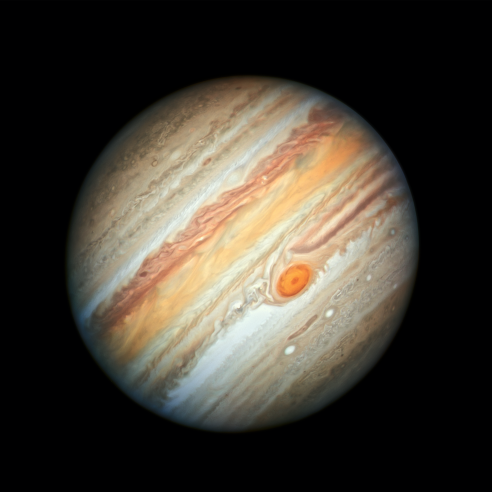
#> input picture Telescope_Simulator/Hubble_Jupiter_image.png, 984 x 984 px (shown at 1/2 size)
$ python Telescope_simulator.py
#> lines starting #> are read from the running program, lines starting #| are printed output that depends on the picture
import numpy as np
import matplotlib.pyplot as plt
import MegaScreen as M
from scipy.fftpack import fft
import imageio
import os
from PIL import Image
from scipy import signal
from scipy import interpolate
import warnings

warnings.filterwarnings("ignore")


def Sum2d(a):
    """"Sum over the rightmost two dimensions of an array of dimension >= 2"""
    return (np.sum(np.sum(a, -1), -1))


def fried_parameter_cm(wavelength, arcseconds_of_seeing_500nm=1., zenith_angle_deg=0.):
    """return Fried parameter r0 in cm calculation taken from DFB Practical optical interferometry p58.
    Find constant of proportionality k using given r0=10cm at 500nm for 1 arcsecond seeing @500nm"""
    r0_500nm_cm = (500e-9/(arcseconds_of_seeing_500nm*(np.pi/(180*3600))))*100
    k = r0_500nm_cm/(500e-9)**(6./5)
    r00 = k*wavelength**(6./5.)
    zenith_angle_rad = np.radians(zenith_angle_deg)
    r0z = r00 * np.cos(zenith_angle_rad)**(3/5.)  # p60 DFB POI
    return r0z


def Circ_Aperture_Mask(propagator_size):
    """
    Returns a square 2D array with dimensions propagator_size, and a circular mask with diameter the
    length of the input array
    """

    x = np.arange(0, propagator_size)
    y = np.arange(0, propagator_size)
    arr = np.zeros((y.size, x.size))
    diam = propagator_size
    r = diam/2

    # The two lines below could be merged, but I stored the mask
    # for code clarity.
    mask = (x[np.newaxis, :]-propagator_size/2)**2 + \
        (y[:, np.newaxis]-propagator_size/2)**2 < r**2
    arr[mask] = 1.

    return arr


def quick_complex_pupil(phaseScreen, array_to_propgate_size):
    """
    Takes in the 2D phase screen, converts it to a complex amplitude and returns it
    """

    # gets the dimension of the square phase screen grid
    propagator_size = len(phaseScreen)
    telescope_wavefront = np.exp(1j*phaseScreen)
    # complex amplitude with A = 1 inside UT aperture, 0 outside. Note, if "telescope_diameter_m" in "temporalPhaseScreens" is the size of the telescope aperture "mask_size_fraction" here should be = 1
    initial_pupil = Circ_Aperture_Mask(propagator_size)*telescope_wavefront

    # DM padding
    pad_left, pad_right = int(np.floor(array_to_propgate_size/2 - initial_pupil.shape[1]/2)), int(
        np.ceil(array_to_propgate_size/2 - initial_pupil.shape[1]/2))
    pad_up, pad_down = int(np.floor(array_to_propgate_size/2 - initial_pupil.shape[0]/2)), int(
        np.ceil(array_to_propgate_size/2 - initial_pupil.shape[0]/2))

    thisPupil = np.pad(initial_pupil, pad_width=((pad_left, pad_right), (pad_up, pad_down)), mode='constant')

    return thisPupil


def Focus_beam(Collimated_Pupil, pad_width=0):
    """
    Takes the collimated pupil and transforms it to a psf via a Fourier transform
    """

    Collimated_Pupil_padded = np.pad(Collimated_Pupil, pad_width=int(pad_width), mode='constant')

    # must be complex amplitude going in here
    fshift = np.fft.fftshift(np.fft.fft2(np.fft.ifftshift(Collimated_Pupil_padded)))
    intensity_image = (np.abs(fshift))**2

    return intensity_image


def angular_to_physical_pixels(angular_pixel_size, focal_length):
    """
    Takes an angular pixel size in arcseconds/pixel ("/pixel) and converts it to meters/pixel
    or whatever the units of focal length is.
    """
    plate_scale = 206265/focal_length
    pixel_size_input_image = angular_pixel_size*(1/plate_scale)

    return pixel_size_input_image


if __name__ == '__main__':

    # Contained within the ## below are the parameters you can modify to alter the simulation:

    ##############################################

    # physical parameters
    # name of image, in quotation marks including file extension
    input_image_name = "Hubble_Jupiter_image.png"
    telescope_diameter_m = 203e-3  # in meters
    telescope_focal_length_m = 1.2*3  # in meters
    seeing_arcsec_500nm = 1.5  # in arcseconds
    zenith_angle_deg = 0  # in deg, zero being at the zenith
    atmosphere = False  # True or False, if True simulates atmospheric perturbations. If False simulates purely diffraction effects
    # arcseconds/pixel (need to calculate this based on angular size of object, number of pixels and scope plate scale) pixel size = "/pixel * 1/plate_scale
    angular_pixel_size_input_image = 0.05
    wavelength = 6000e-9  # in meters
    CCD_pixel_size = 2e-6  # in meters
    CCD_pixel_count = 700  # The pixel width of your simulated CCD

    # simulation parameters
    # number of psfs (and in turn output images) the run will generate
    Num_psfs_to_gen = 10
    pixels_per_ro = 30  # how well you wish to sample your phase screen

    ##############################################

    # open image to convolve
    im = Image.open(input_image_name)
#> im is the input picture: PIL image 984x984 RGB; mean R, G, B 65, 59.1, 50.1
    im_array = np.asarray(im)

    # makes image square if not square already by cropping
    if np.shape(im_array)[0] != np.shape(im_array)[1]:

        min_dim, max_dim = np.min((np.shape(im_array)[0], np.shape(im_array)[1])), np.max((np.shape(im_array)[0], np.shape(im_array)[1]))

        pixels_to_crop = max_dim - min_dim

        if np.shape(im_array)[0] > np.shape(im_array)[1]:
            left, right = 0, np.shape(im_array)[1]
            top, bottom = np.floor(pixels_to_crop/2), np.shape(im_array)[0] - np.ceil(pixels_to_crop/2)

        if np.shape(im_array)[0] < np.shape(im_array)[1]:
            left, right = np.floor(pixels_to_crop/2), np.shape(im_array)[1] - np.ceil(pixels_to_crop/2)
            top, bottom = 0, np.shape(im_array)[0]

        im = im.crop((left, top, right, bottom))

        im_array = np.asarray(im)

    # uncomment here to view the input image
    plt.imshow(im)
    plt.show()

    pixel_size_input_image = angular_to_physical_pixels(angular_pixel_size_input_image, telescope_focal_length_m)
    ideal_pixel_size_pupil = (wavelength*telescope_focal_length_m)/(len(im_array)*pixel_size_input_image)
#> ideal_pixel_size_pupil = 0.0252
    # print("pixel_size_input_image", pixel_size_input_image)

    r0_cm = fried_parameter_cm(wavelength, arcseconds_of_seeing_500nm=seeing_arcsec_500nm, zenith_angle_deg=zenith_angle_deg)
    telescope_aperture_width_pixels = int(np.ceil((pixels_per_ro/(r0_cm*0.01))*telescope_diameter_m))
    Pixel_size_pupil_plane = telescope_diameter_m/telescope_aperture_width_pixels

    print("telescope_aperture_width_pixels: ", telescope_aperture_width_pixels)

    # term in denominator is the gridwidth in the pupil plane, image plane psf MUST NOT be cropped Verified this is correct!
    pixel_size_psf_image_plane = (wavelength*telescope_focal_length_m)/(len(im_array)*Pixel_size_pupil_plane)
#> pixel_size_psf_image_plane = 5.41e-07
    # print("pixel_size_psf_image_plane", pixel_size_psf_image_plane)

    phase_screens = []
    if atmosphere == True:

        if int(np.ceil(telescope_aperture_width_pixels)) < 200:
            # print("r0_cm: ",np.round(r0_cm,2))
            # Based on the assumption that pixelSize = 1. Calculates how many pixels wide a distance of the Fried parameter is based on how many Fried paramters wide the sample box is and how many pixels are present in the sample box
            ro = telescope_aperture_width_pixels / (telescope_diameter_m/(r0_cm*0.01))
            # print("Pixels/r0: ", np.round(ro,2))
            # this is the ratio of your telescope size to the Fried parameter
            print("D/r_0: ", np.round(telescope_diameter_m/r0_cm*1e2, 2))

        else:
            telescope_aperture_width_pixels = 200
            ro = telescope_aperture_width_pixels / (telescope_diameter_m/(r0_cm*0.01))
            print("WARNING: the telescope aperture and seeing conditions do not allow for the sampling of the atm requested.")
            print("Simulation sampling at the maximum resolution ", ro, " Pixels/r0")

        # dx is 1.25x the gird width as this ensures that the tweeter screens of each subsequent phase screen are not correlated
        for phaseScreen in M.MegaScreen(numIter=Num_psfs_to_gen, r0=ro, dx=0.5*telescope_aperture_width_pixels, windowShape=(telescope_aperture_width_pixels, telescope_aperture_width_pixels), pixelSize=1):
            phase_screens.append(phaseScreen)

    if atmosphere == False:
        for j in range(0, Num_psfs_to_gen):
            phase_screens.append(np.zeros((telescope_aperture_width_pixels, telescope_aperture_width_pixels), dtype=np.complex64))
    print("Phase screens generated")

    # Runs the atmospheric simulations to convert the input phase screens into psfs to be convolved with the image
    image_plane_psfs = []
    for i in range(0, len(phase_screens)):

        # for each loop, complex amplitudes is a array of 2D arrays where each 2D array is the propgated complex amplitude from telescope
        complex_amplitude = quick_complex_pupil(phase_screens[i], array_to_propgate_size=len(im_array[0]))
        intensity_image = Focus_beam(complex_amplitude)
        image_plane_psfs.append(intensity_image)
#> this loop made 10 passes
#> pass 1, in Focus_beam, `intensity_image = (np.abs(fshift))**2`:
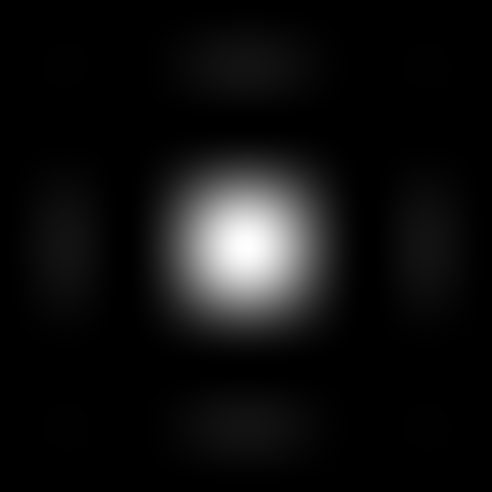
#> intensity_image: shape (984, 984) float64 (shown at 1/2 size); min 0, max 256, mean 16; drawn with min black and max white
#> after the loop, image_plane_psfs = 10 items

    # uncomment this to see the first psf generated
    plt.imshow(image_plane_psfs[0])
    plt.show()

    for i in range(0, len(image_plane_psfs)):

        x_psf_samples = np.linspace(-pixel_size_psf_image_plane*len(image_plane_psfs[i])/2, pixel_size_psf_image_plane*len(image_plane_psfs[i])/2, len(image_plane_psfs[i]))
        y_psf_samples = np.linspace(-pixel_size_psf_image_plane*len(image_plane_psfs[i])/2, pixel_size_psf_image_plane*len(image_plane_psfs[i])/2, len(image_plane_psfs[i]))

#> (the run stopped early here; a loop or call above may not have finished)
